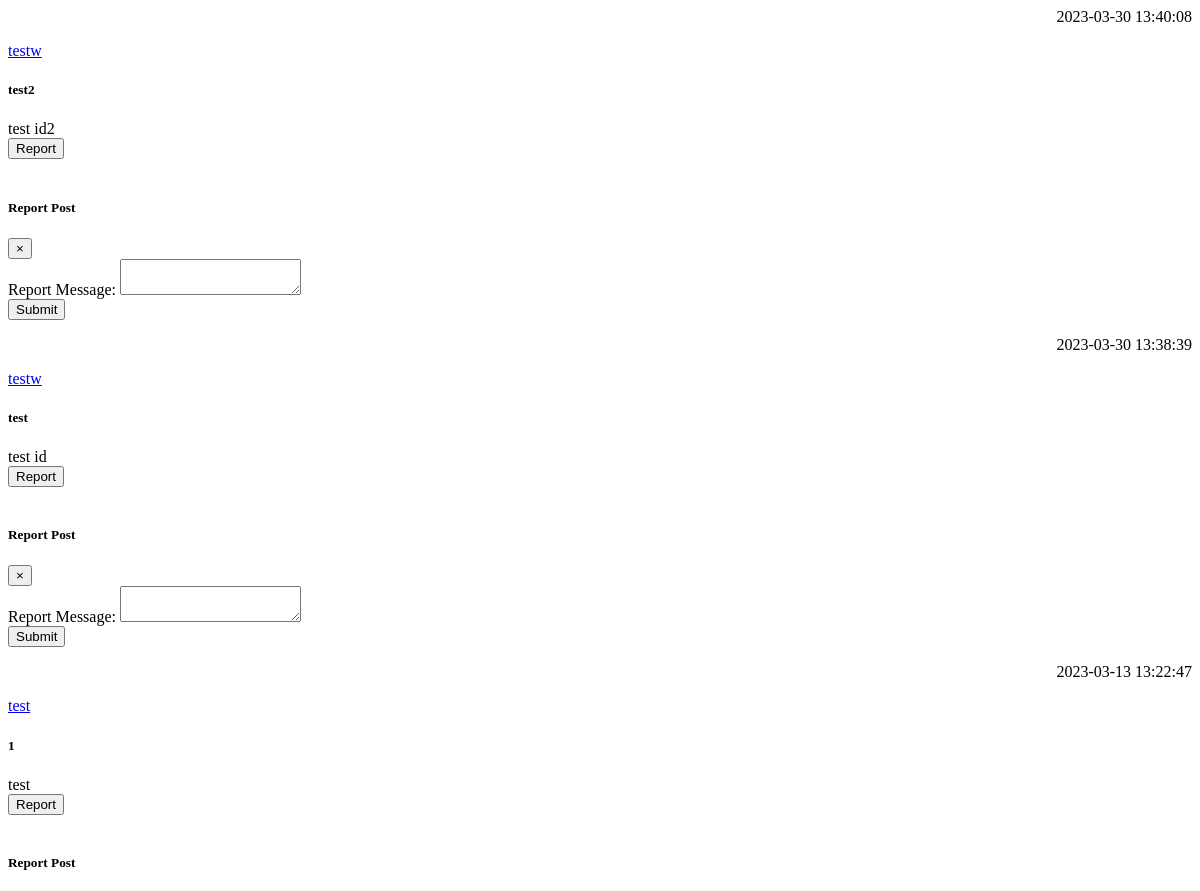
Before: /load_posts (upper part) with the older database file.
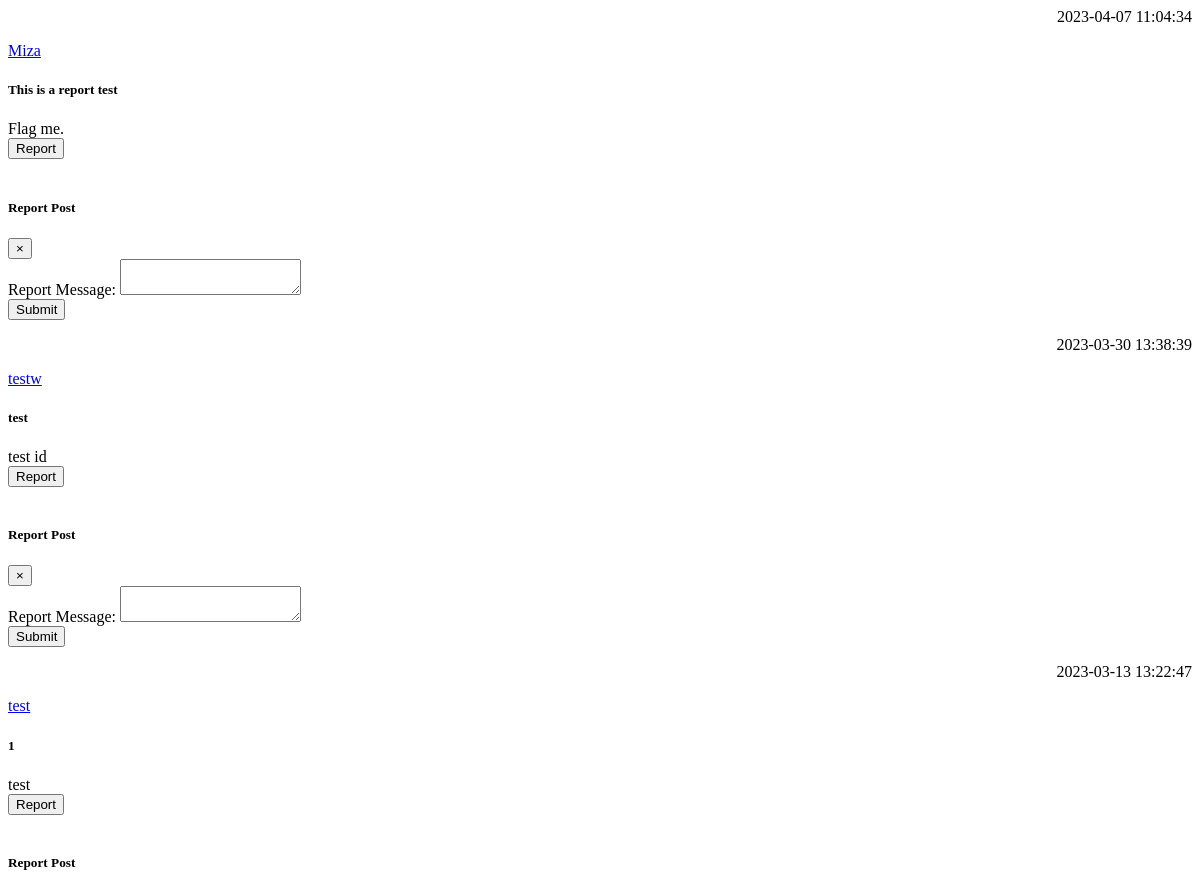
After: the same page with the newer database file.
### tables this page shows
CREATE TABLE posts (
    ID INTEGER PRIMARY KEY AUTOINCREMENT,
    title TEXT NOT NULL,
    content TEXT NOT NULL,
    by_user TEXT NOT NULL,
    created_at timestamp default current_timestamp
, userID integer, flag_covid text, blacklisted text, flag_vaccine text, flag_tests text, flag_cures text, reported int, report_message text);

### app.py (the view)
@app.route("/load_posts")
def load_posts():
   page = request.args.get('page', 0, int)
   if page == 0:
        offset = 0
   else:
        offset = 5 * page
   posts=query_db('SELECT * FROM posts ORDER BY created_at DESC LIMIT 5 OFFSET ?', [offset])
   html = render_template('posts.html', posts = posts)
   return html

### app.py (called while the page is built)
def query_db(query, args=(), one=False):
    con = g._database = sqlite3.connect(DATABASE)
    con.row_factory = sqlite3.Row
    cur = con.execute(query, args)
    rv = cur.fetchall()
    cur.close()
    return (rv[0] if rv else None) if one else rv

### templates/posts.html (shortened to what this page needs)
{% for post in posts %}
<div class="shadow mx-auto posts p-3 mb-5 rounded">
<p align="right">{{  post.created_at  }}</p>
<a class="post_username" href="{{ url_for('user_profile', username=post.by_user) }}">
  {{ post.by_user }}
</a>
<h5>{{ post.title }}</h5>
{{ post.content }}<br/>
<button type="button" class="report_button" data-toggle="modal" data-target="#reportModal{{ post.ID }}">Report</button>
</div>
<div class="modal fade" id="reportModal{{ post.ID }}" tabindex="-1" role="dialog" aria-labelledby="reportModalLabel{{ post.ID }}">
  <div class="modal-dialog" role="document">
    <div class="modal-content">
      <div class="modal-header">
        <h5 class="modal-title" id="reportModalLabel{{ post.ID }}">Report Post</h5>
        <button type="button" class="close" data-dismiss="modal" aria-label="Close">
          <span aria-hidden="true">&times;</span>
        </button>
      </div>
      <div class="modal-body">
        <form method="post" action="{{ url_for('post_report', post_ID=post.ID) }}">
          <div class="form-group">
            <label for="report_message">Report Message:</label>
            <textarea class="form-control" id="report_message" name="report_message"></textarea>
          </div>
          <button type="submit" class="btn btn-primary">Submit</button>
        </form>
      </div>
    </div>
  </div>
</div>
{% endfor %}

Changed rows visible on the page:
removed posts: created_at "2023-03-30 13:40:08", by_user "testw", title "test2", content "test id2"
added posts: created_at "2023-04-07 11:04:34", by_user "Miza", title "This is a report test", content "Flag me."
